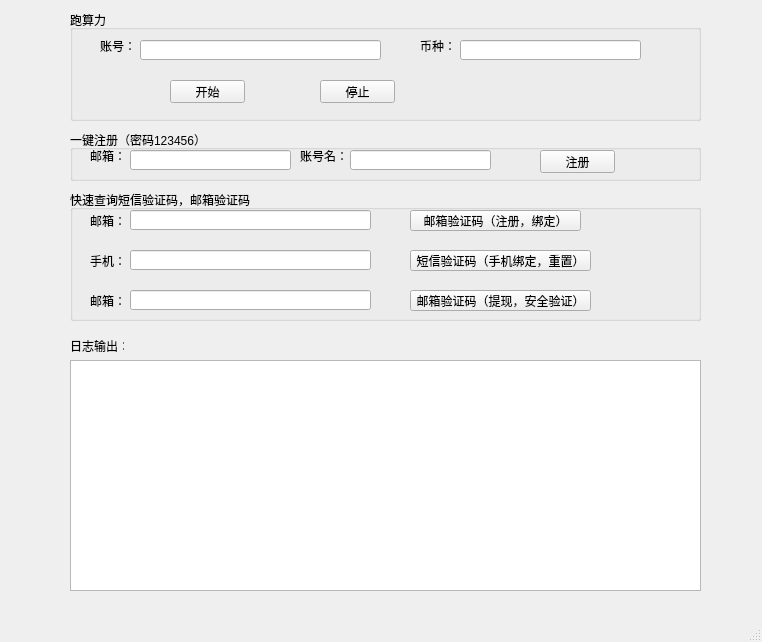
<?xml version="1.0" encoding="UTF-8"?>
<ui version="4.0">
 <class>MainWindow</class>
 <widget class="QMainWindow" name="MainWindow">
  <property name="geometry">
   <rect>
    <x>0</x>
    <y>0</y>
    <width>762</width>
    <height>642</height>
   </rect>
  </property>
  <property name="windowTitle">
   <string>MainWindow</string>
  </property>
  <widget class="QWidget" name="centralwidget">
   <widget class="QGroupBox" name="groupBox">
    <property name="geometry">
     <rect>
      <x>70</x>
      <y>10</y>
      <width>631</width>
      <height>111</height>
     </rect>
    </property>
    <property name="title">
     <string>跑算力</string>
    </property>
    <widget class="QLineEdit" name="lineEdit">
     <property name="geometry">
      <rect>
       <x>70</x>
       <y>30</y>
       <width>241</width>
       <height>20</height>
      </rect>
     </property>
    </widget>
    <widget class="QPushButton" name="pushButton">
     <property name="geometry">
      <rect>
       <x>100</x>
       <y>70</y>
       <width>75</width>
       <height>23</height>
      </rect>
     </property>
     <property name="text">
      <string>开始</string>
     </property>
    </widget>
    <widget class="QPushButton" name="pushButton_2">
     <property name="geometry">
      <rect>
       <x>250</x>
       <y>70</y>
       <width>75</width>
       <height>23</height>
      </rect>
     </property>
     <property name="text">
      <string>停止</string>
     </property>
    </widget>
    <widget class="QLabel" name="label">
     <property name="geometry">
      <rect>
       <x>30</x>
       <y>30</y>
       <width>54</width>
       <height>12</height>
      </rect>
     </property>
     <property name="text">
      <string>账号：</string>
     </property>
    </widget>
    <widget class="QLabel" name="label_2">
     <property name="geometry">
      <rect>
       <x>350</x>
       <y>30</y>
       <width>54</width>
       <height>12</height>
      </rect>
     </property>
     <property name="text">
      <string>币种：</string>
     </property>
    </widget>
    <widget class="QLineEdit" name="lineEdit_2">
     <property name="geometry">
      <rect>
       <x>390</x>
       <y>30</y>
       <width>181</width>
       <height>20</height>
      </rect>
     </property>
    </widget>
   </widget>
   <widget class="QGroupBox" name="groupBox_2">
    <property name="geometry">
     <rect>
      <x>70</x>
      <y>130</y>
      <width>631</width>
      <height>51</height>
     </rect>
    </property>
    <property name="title">
     <string>一键注册（密码123456）</string>
    </property>
    <widget class="QLabel" name="label_4">
     <property name="geometry">
      <rect>
       <x>20</x>
       <y>20</y>
       <width>54</width>
       <height>12</height>
      </rect>
     </property>
     <property name="text">
      <string>邮箱：</string>
     </property>
    </widget>
    <widget class="QLineEdit" name="lineEdit_3">
     <property name="geometry">
      <rect>
       <x>60</x>
       <y>20</y>
       <width>161</width>
       <height>20</height>
      </rect>
     </property>
    </widget>
    <widget class="QLabel" name="label_5">
     <property name="geometry">
      <rect>
       <x>230</x>
       <y>20</y>
       <width>54</width>
       <height>12</height>
      </rect>
     </property>
     <property name="text">
      <string>账号名：</string>
     </property>
    </widget>
    <widget class="QLineEdit" name="lineEdit_4">
     <property name="geometry">
      <rect>
       <x>280</x>
       <y>20</y>
       <width>141</width>
       <height>20</height>
      </rect>
     </property>
    </widget>
    <widget class="QPushButton" name="pushButton_3">
     <property name="geometry">
      <rect>
       <x>470</x>
       <y>20</y>
       <width>75</width>
       <height>23</height>
      </rect>
     </property>
     <property name="text">
      <string>注册</string>
     </property>
    </widget>
   </widget>
   <widget class="QTextBrowser" name="textBrowser">
    <property name="geometry">
     <rect>
      <x>70</x>
      <y>360</y>
      <width>631</width>
      <height>231</height>
     </rect>
    </property>
   </widget>
   <widget class="QLabel" name="label_3">
    <property name="geometry">
     <rect>
      <x>70</x>
      <y>340</y>
      <width>54</width>
      <height>12</height>
     </rect>
    </property>
    <property name="text">
     <string>日志输出：</string>
    </property>
   </widget>
   <widget class="QGroupBox" name="groupBox_3">
    <property name="geometry">
     <rect>
      <x>70</x>
      <y>190</y>
      <width>631</width>
      <height>131</height>
     </rect>
    </property>
    <property name="title">
     <string>快速查询短信验证码，邮箱验证码</string>
    </property>
    <widget class="QLabel" name="label_6">
     <property name="geometry">
      <rect>
       <x>20</x>
       <y>20</y>
       <width>31</width>
       <height>21</height>
      </rect>
     </property>
     <property name="text">
      <string>邮箱：</string>
     </property>
    </widget>
    <widget class="QPushButton" name="pushButton_4">
     <property name="geometry">
      <rect>
       <x>340</x>
       <y>20</y>
       <width>171</width>
       <height>21</height>
      </rect>
     </property>
     <property name="text">
      <string>邮箱验证码（注册，绑定）</string>
     </property>
    </widget>
    <widget class="QLineEdit" name="lineEdit_5">
     <property name="geometry">
      <rect>
       <x>60</x>
       <y>20</y>
       <width>241</width>
       <height>20</height>
      </rect>
     </property>
    </widget>
    <widget class="QPushButton" name="pushButton_5">
     <property name="geometry">
      <rect>
       <x>340</x>
       <y>100</y>
       <width>181</width>
       <height>21</height>
      </rect>
     </property>
     <property name="text">
      <string>邮箱验证码（提现，安全验证）</string>
     </property>
    </widget>
    <widget class="QPushButton" name="pushButton_6">
     <property name="geometry">
      <rect>
       <x>340</x>
       <y>60</y>
       <width>181</width>
       <height>21</height>
      </rect>
     </property>
     <property name="text">
      <string>短信验证码（手机绑定，重置）</string>
     </property>
    </widget>
    <widget class="QLineEdit" name="lineEdit_6">
     <property name="geometry">
      <rect>
       <x>60</x>
       <y>60</y>
       <width>241</width>
       <height>20</height>
      </rect>
     </property>
     <property name="text">
      <string/>
     </property>
    </widget>
    <widget class="QLabel" name="label_7">
     <property name="geometry">
      <rect>
       <x>20</x>
       <y>60</y>
       <width>31</width>
       <height>21</height>
      </rect>
     </property>
     <property name="text">
      <string>手机：</string>
     </property>
    </widget>
    <widget class="QLineEdit" name="lineEdit_7">
     <property name="geometry">
      <rect>
       <x>60</x>
       <y>100</y>
       <width>241</width>
       <height>20</height>
      </rect>
     </property>
    </widget>
    <widget class="QLabel" name="label_8">
     <property name="geometry">
      <rect>
       <x>20</x>
       <y>100</y>
       <width>31</width>
       <height>21</height>
      </rect>
     </property>
     <property name="text">
      <string>邮箱：</string>
     </property>
    </widget>
   </widget>
  </widget>
  <widget class="QMenuBar" name="menubar">
   <property name="geometry">
    <rect>
     <x>0</x>
     <y>0</y>
     <width>762</width>
     <height>23</height>
    </rect>
   </property>
  </widget>
  <widget class="QStatusBar" name="statusbar"/>
 </widget>
 <resources/>
 <connections/>
</ui>
